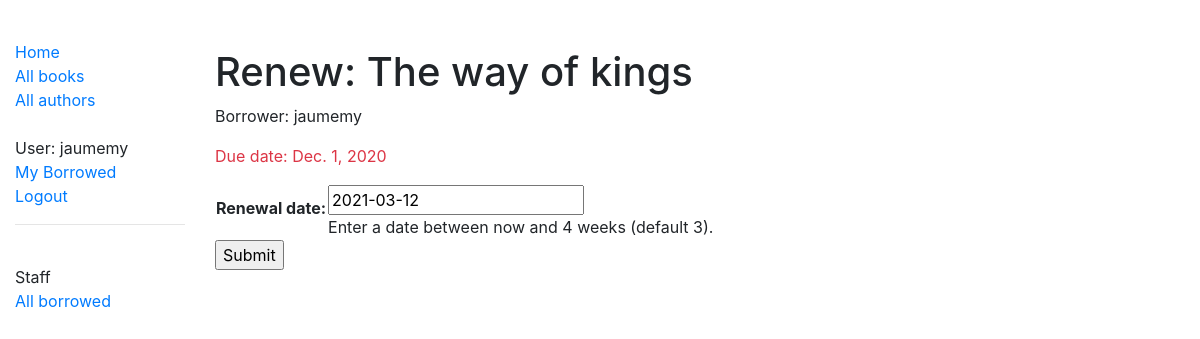
/catalog/book/3dc53eca-b36c-4033-9300-08d88606ff92/renew/ (signed in), run on the app's committed database.
### catalog/models.py (models this page shows, shortened)
class BookInstance(models.Model):
    id = models.UUIDField(primary_key=True, default=uuid.uuid4, help_text='Unique ID for this particular book across the whole library')
    book = models.ForeignKey('Book', on_delete=models.RESTRICT)
    imprint = models.CharField(max_length=200)
    due_back = models.DateField(null=True, blank=True)
    borrower = models.ForeignKey(User, on_delete=models.SET_NULL, null=True, blank=True)
    LOAN_STATUS = (
        ('m','Maintenance'),
        ('o','On loan'),
        ('a','Available'),
        ('r','Reserved'),
    )
    status = models.CharField(
        max_length=1,
        choices=LOAN_STATUS,
        blank=True,
        default='m',
        help_text='Book availability',
    )
    class Meta:
        ordering = ['due_back']
        permissions = (("can_mark_returned", "Set book as returned"),)
    @property
    def is_overdue(self):
        if self.due_back and date.today() > self.due_back:
            return True
        else:
            return False

class Book(models.Model):
    title = models.CharField(max_length=200)
    author = models.ForeignKey('Author', on_delete=models.SET_NULL, null=True)
    summary = models.TextField(max_length=1000, help_text='Enter a brief description of the book')
    isbn = models.CharField('ISBN', max_length=13, unique=True,
                            help_text='13 Character <a href="https://www.isbn-international.org/content/what-isbn">ISBN number</a>')
    genre = models.ManyToManyField(Genre, help_text='Select a genre for this book')
    language = models.ForeignKey('Language', on_delete=models.SET_NULL, null=True)
    def display_genre(self):
        """Create a string for the Genre. This is required to display genre in Admin."""
        return ', '.join(genre.name for genre in self.genre.all()[:3])
    display_genre.short_description = 'Genre'

### catalog/views.py (the view)
# urls.py: path('book/<uuid:pk>/renew/', views.renew_book_librarian, name='renew-book-librarian'),
@login_required
@permission_required('catalog.can_mark_returned', raise_exception=True)
def renew_book_librarian(request, pk):
    book_instance = get_object_or_404(BookInstance, pk=pk)
    if request.method == 'POST':
        form = RenewBookForm(request.POST)
        if form.is_valid():
            book_instance.due_back = form.cleaned_data['renewal_date']
            book_instance.save()
            return HttpResponseRedirect(reverse('all-borrowed'))
    else:
        proposed_renewal_date = datetime.date.today() + datetime.timedelta(weeks=3)
        form = RenewBookForm(initial={'renewal_date': proposed_renewal_date})
    context = {
        'form': form,
        'book_instance': book_instance,
    }
    return render(request, 'catalog/book_renew_librarian.html', context)

### catalog/forms.py (shortened to what this page needs)
class RenewBookForm(forms.Form):
    renewal_date = forms.DateField(help_text="Enter a date between now and 4 weeks (default 3).")

### catalog/templates/catalog/book_renew_librarian.html (shortened to what this page needs)
{% extends "base_generic.html" %}
{% block content %}
  <br>
  <br>
  <h1>Renew: {{ book_instance.book.title }}</h1>
  <p>Borrower: {{ book_instance.borrower }}</p>
  <p{% if book_instance.is_overdue %} class="text-danger"{% endif %}>Due date: {{ book_instance.due_back }}</p>
  <form action="" method="post">
    <table>
    {{ form.as_table }}
    </table>
    <input type="submit" value="Submit">
  </form>
{% endblock %}

### catalog/templates/base_generic.html (shortened to what this page needs)
<!DOCTYPE html>
<html lang="en">
<head>
  <link rel="stylesheet" href="https://cdn.jsdelivr.net/npm/bootstrap@4.5.3/dist/css/bootstrap.min.css">
  {% load static %}
  <link rel="stylesheet" href="{% static 'css/styles.css' %}">
</head>
<body>
  <div class="container-fluid">
    <div class="row">
      <div class="col-sm-2">
      {% block sidebar %}
        <ul class="sidebar-nav">
          <li><a href="{% url 'index' %}">Home</a></li>
          <li><a href="{% url 'books' %}">All books</a></li>
          <li><a href="{% url 'authors' %}">All authors</a></li>
          <br>
          {% if user.is_authenticated %}
            <li>User: {{ user.get_username }}</li>
            <li><a href="{% url 'my-borrowed' %}">My Borrowed</a></li>
            <li> <a href="{% url 'logout' %}?next={{request.path}}">Logout</a> </li>
          {% else %}
            <li> <a href="{% url 'login' %}?next={{request.path}}">Login</a> </li>
          {% endif %}
        </ul>
        {% if user.is_staff %}
          <hr />
          <ul class="sidebar-nav">
          <li>Staff</li>
        {% if perms.catalog.can_mark_returned %}
          <li><a href="{% url 'all-borrowed' %}">All borrowed</a></li>
          {% endif %}
          </ul>
        {% endif %}
     {% endblock %}
      </div>
      <div class="col-sm-10 ">{% block content %}{% endblock %}</div>
    </div>
  </div>
</body>
</html>

### catalog/static/css/styles.css (style rules this page uses)
.sidebar-nav { margin-top: 40px; padding: 0; list-style: none; }

### data on the page
BookInstance: book "The way of kings", borrower "jaumemy", due_back "Dec. 1, 2020"

### other printed values
{{ user.get_username }} "jaumemy"
